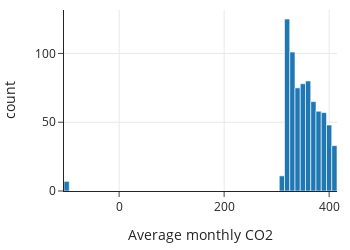

Notebook code cell kept with this figure:
### Markdown cell above
The line along the bottom left of the plot shows us that all of the missing data are in the early years of operation. The number of days of operation of the equipment may not have been collected in the early days. It also appears that there might have been problems with the equipment in the mid to late 80s. What do we do with these conjectures? We can try to confirm them by looking through documentation about the historical readings. If we are concerned about the impact on the CO2 averages for records with missing values for the number of days of operation, then a simple solution would be to drop the earliest recordings. However, we would want to delay such action until after we have examined the time trends and assess whether there are any potential problems with the CO2 averages in those early days.

Next, let's return to the -99.99 values for the average CO2 measurement and begin our checks with a histogram:

### Code cell
px.histogram(co2, x='Avg', width=350, height=250,
            labels={'Avg':'Average monthly CO2'})

### Figure 1 — Plotly figure (JSON) as saved in the notebook; plotly's stock layout.template omitted (floating-point values rounded to 4 significant figures; data arrays with more than 128 entries replaced by an {"elided": "..."} marker saying what was removed)
{"data": [{"alignmentgroup": "True", "bingroup": "x", "hovertemplate": "Average monthly CO2=%{x}<br>count=%{y}<extra></extra>", "legendgroup": "", "marker": {"color": "#1F77B4", "pattern": {"shape": ""}}, "name": "", "offsetgroup": "", "orientation": "v", "showlegend": false, "type": "histogram", "x": {"elided": "738 float values"}, "xaxis": "x", "yaxis": "y"}], "layout": {"barmode": "relative", "height": 250, "legend": {"tracegroupgap": 0}, "width": 350, "xaxis": {"anchor": "y", "autorange": true, "domain": [0, 1], "range": [-105, 415], "title": {"text": "Average monthly CO2"}, "type": "linear"}, "yaxis": {"anchor": "x", "autorange": true, "domain": [0, 1], "range": [0, 131.6], "title": {"text": "count"}}}}
